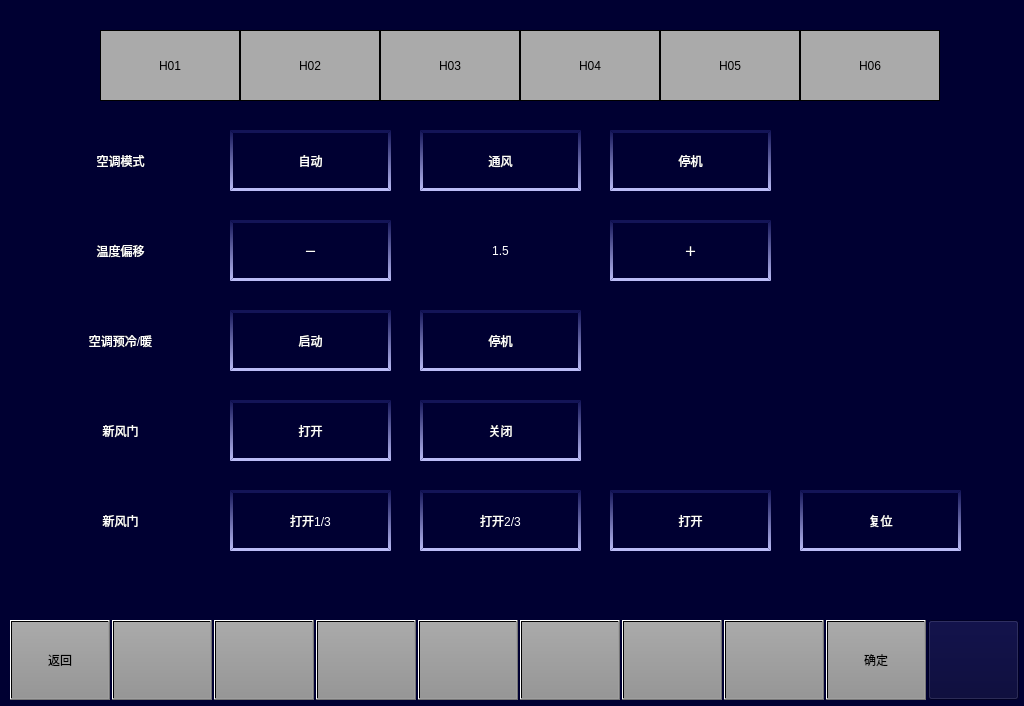
<?xml version="1.0" encoding="UTF-8"?>
<ui version="4.0">
 <class>VehicleSetAirConditionPage</class>
 <widget class="QWidget" name="VehicleSetAirConditionPage">
  <property name="geometry">
   <rect>
    <x>0</x>
    <y>0</y>
    <width>1024</width>
    <height>706</height>
   </rect>
  </property>
  <property name="windowTitle">
   <string>Form</string>
  </property>
  <property name="styleSheet">
   <string notr="true">background-color: rgb(0, 0,50);</string>
  </property>
  <widget class="QPushButton" name="BTN7">
   <property name="geometry">
    <rect>
     <x>622</x>
     <y>620</y>
     <width>100</width>
     <height>80</height>
    </rect>
   </property>
   <property name="focusPolicy">
    <enum>Qt::NoFocus</enum>
   </property>
   <property name="styleSheet">
    <string notr="true">	font: 20px, &quot;微软雅黑&quot;;
    color: black;
	transparent;background:qlineargradient(spread:pad,x1:0,y1:0,x2:0,y2:1,stop:0 rgba(170,170,170,255),stop:1 rgba(150,150,150,255));
</string>
   </property>
   <property name="text">
    <string/>
   </property>
  </widget>
  <widget class="QPushButton" name="BTN5">
   <property name="geometry">
    <rect>
     <x>418</x>
     <y>620</y>
     <width>100</width>
     <height>80</height>
    </rect>
   </property>
   <property name="focusPolicy">
    <enum>Qt::NoFocus</enum>
   </property>
   <property name="styleSheet">
    <string notr="true">	font: 20px, &quot;微软雅黑&quot;;
    color: black;
	transparent;background:qlineargradient(spread:pad,x1:0,y1:0,x2:0,y2:1,stop:0 rgba(170,170,170,255),stop:1 rgba(150,150,150,255));
</string>
   </property>
   <property name="text">
    <string/>
   </property>
  </widget>
  <widget class="QPushButton" name="BTNHome">
   <property name="geometry">
    <rect>
     <x>928</x>
     <y>620</y>
     <width>91</width>
     <height>80</height>
    </rect>
   </property>
   <property name="focusPolicy">
    <enum>Qt::NoFocus</enum>
   </property>
   <property name="styleSheet">
    <string notr="true">border-image: url(:/images/image/Home.png);</string>
   </property>
   <property name="text">
    <string/>
   </property>
  </widget>
  <widget class="QPushButton" name="BTN2">
   <property name="geometry">
    <rect>
     <x>112</x>
     <y>620</y>
     <width>100</width>
     <height>80</height>
    </rect>
   </property>
   <property name="focusPolicy">
    <enum>Qt::NoFocus</enum>
   </property>
   <property name="styleSheet">
    <string notr="true">font: 20px, &quot;微软雅黑&quot;;color: black;transparent;background:qlineargradient(spread:pad,x1:0,y1:0,x2:0,y2:1,stop:0 rgba(170,170,170,255),stop:1 rgba(150,150,150,255));</string>
   </property>
   <property name="text">
    <string/>
   </property>
  </widget>
  <widget class="QPushButton" name="BTN8">
   <property name="geometry">
    <rect>
     <x>724</x>
     <y>620</y>
     <width>100</width>
     <height>80</height>
    </rect>
   </property>
   <property name="focusPolicy">
    <enum>Qt::NoFocus</enum>
   </property>
   <property name="styleSheet">
    <string notr="true">	font: 20px, &quot;微软雅黑&quot;;
    color: black;
	transparent;background:qlineargradient(spread:pad,x1:0,y1:0,x2:0,y2:1,stop:0 rgba(170,170,170,255),stop:1 rgba(150,150,150,255));
</string>
   </property>
   <property name="text">
    <string/>
   </property>
  </widget>
  <widget class="QPushButton" name="BTN9">
   <property name="geometry">
    <rect>
     <x>826</x>
     <y>620</y>
     <width>100</width>
     <height>80</height>
    </rect>
   </property>
   <property name="focusPolicy">
    <enum>Qt::NoFocus</enum>
   </property>
   <property name="styleSheet">
    <string notr="true">	font: 20px, &quot;微软雅黑&quot;;
    color: black;
	transparent;background:qlineargradient(spread:pad,x1:0,y1:0,x2:0,y2:1,stop:0 rgba(170,170,170,255),stop:1 rgba(150,150,150,255));
</string>
   </property>
   <property name="text">
    <string>确定</string>
   </property>
  </widget>
  <widget class="QPushButton" name="BTN6">
   <property name="geometry">
    <rect>
     <x>520</x>
     <y>620</y>
     <width>100</width>
     <height>80</height>
    </rect>
   </property>
   <property name="focusPolicy">
    <enum>Qt::NoFocus</enum>
   </property>
   <property name="styleSheet">
    <string notr="true">	font: 20px, &quot;微软雅黑&quot;;
    color: black;
	transparent;background:qlineargradient(spread:pad,x1:0,y1:0,x2:0,y2:1,stop:0 rgba(170,170,170,255),stop:1 rgba(150,150,150,255));
</string>
   </property>
   <property name="text">
    <string/>
   </property>
  </widget>
  <widget class="QPushButton" name="BTN3">
   <property name="geometry">
    <rect>
     <x>214</x>
     <y>620</y>
     <width>100</width>
     <height>80</height>
    </rect>
   </property>
   <property name="focusPolicy">
    <enum>Qt::NoFocus</enum>
   </property>
   <property name="styleSheet">
    <string notr="true">	font: 20px, &quot;微软雅黑&quot;;
    color: black;
	transparent;background:qlineargradient(spread:pad,x1:0,y1:0,x2:0,y2:1,stop:0 rgba(170,170,170,255),stop:1 rgba(150,150,150,255));
</string>
   </property>
   <property name="text">
    <string/>
   </property>
  </widget>
  <widget class="QPushButton" name="BTN1">
   <property name="geometry">
    <rect>
     <x>10</x>
     <y>620</y>
     <width>100</width>
     <height>80</height>
    </rect>
   </property>
   <property name="focusPolicy">
    <enum>Qt::NoFocus</enum>
   </property>
   <property name="styleSheet">
    <string notr="true">font: 20px, &quot;微软雅黑&quot;;color: black;transparent;background:qlineargradient(spread:pad,x1:0,y1:0,x2:0,y2:1,stop:0 rgba(170,170,170,255),stop:1 rgba(150,150,150,255));</string>
   </property>
   <property name="text">
    <string>返回</string>
   </property>
  </widget>
  <widget class="QPushButton" name="BTN4">
   <property name="geometry">
    <rect>
     <x>316</x>
     <y>620</y>
     <width>100</width>
     <height>80</height>
    </rect>
   </property>
   <property name="focusPolicy">
    <enum>Qt::NoFocus</enum>
   </property>
   <property name="styleSheet">
    <string notr="true">	font: 20px, &quot;微软雅黑&quot;;
    color: black;
	transparent;background:qlineargradient(spread:pad,x1:0,y1:0,x2:0,y2:1,stop:0 rgba(170,170,170,255),stop:1 rgba(150,150,150,255));
</string>
   </property>
   <property name="text">
    <string/>
   </property>
  </widget>
  <widget class="QLabel" name="LBLMP2">
   <property name="geometry">
    <rect>
     <x>660</x>
     <y>30</y>
     <width>140</width>
     <height>71</height>
    </rect>
   </property>
   <property name="styleSheet">
    <string notr="true">background-color:rgb(170,170,170);
border:1px solid black;
font:20px &quot;微软雅黑&quot;;</string>
   </property>
   <property name="text">
    <string>H05</string>
   </property>
   <property name="alignment">
    <set>Qt::AlignCenter</set>
   </property>
  </widget>
  <widget class="QLabel" name="LBLM2">
   <property name="geometry">
    <rect>
     <x>520</x>
     <y>30</y>
     <width>140</width>
     <height>71</height>
    </rect>
   </property>
   <property name="styleSheet">
    <string notr="true">background-color:rgb(170,170,170);
border:1px solid black;
font:20px &quot;微软雅黑&quot;;</string>
   </property>
   <property name="text">
    <string>H04</string>
   </property>
   <property name="alignment">
    <set>Qt::AlignCenter</set>
   </property>
  </widget>
  <widget class="QLabel" name="LBLMP1">
   <property name="geometry">
    <rect>
     <x>240</x>
     <y>30</y>
     <width>140</width>
     <height>71</height>
    </rect>
   </property>
   <property name="styleSheet">
    <string notr="true">background-color:rgb(170,170,170);
border:1px solid black;
font:20px &quot;微软雅黑&quot;;</string>
   </property>
   <property name="text">
    <string>H02</string>
   </property>
   <property name="alignment">
    <set>Qt::AlignCenter</set>
   </property>
  </widget>
  <widget class="QLabel" name="LBLTC2">
   <property name="geometry">
    <rect>
     <x>800</x>
     <y>30</y>
     <width>140</width>
     <height>71</height>
    </rect>
   </property>
   <property name="styleSheet">
    <string notr="true">background-color:rgb(170,170,170);
border:1px solid black;
font:20px &quot;微软雅黑&quot;;</string>
   </property>
   <property name="text">
    <string>H06</string>
   </property>
   <property name="alignment">
    <set>Qt::AlignCenter</set>
   </property>
  </widget>
  <widget class="QLabel" name="LBLM1">
   <property name="geometry">
    <rect>
     <x>380</x>
     <y>30</y>
     <width>140</width>
     <height>71</height>
    </rect>
   </property>
   <property name="styleSheet">
    <string notr="true">background-color:rgb(170,170,170);
border:1px solid black;
font:20px &quot;微软雅黑&quot;;</string>
   </property>
   <property name="text">
    <string>H03</string>
   </property>
   <property name="alignment">
    <set>Qt::AlignCenter</set>
   </property>
  </widget>
  <widget class="QLabel" name="LBLTC1">
   <property name="geometry">
    <rect>
     <x>100</x>
     <y>30</y>
     <width>140</width>
     <height>71</height>
    </rect>
   </property>
   <property name="styleSheet">
    <string notr="true">background-color:rgb(170,170,170);
border:1px solid black;
font:20px &quot;微软雅黑&quot;;</string>
   </property>
   <property name="text">
    <string>H01</string>
   </property>
   <property name="alignment">
    <set>Qt::AlignCenter</set>
   </property>
  </widget>
  <widget class="QLabel" name="lbl_mode">
   <property name="geometry">
    <rect>
     <x>60</x>
     <y>140</y>
     <width>121</width>
     <height>41</height>
    </rect>
   </property>
   <property name="styleSheet">
    <string notr="true">color: rgb(255, 255, 255);
font:24px &quot;微软雅黑&quot;;</string>
   </property>
   <property name="text">
    <string>空调模式</string>
   </property>
   <property name="alignment">
    <set>Qt::AlignCenter</set>
   </property>
  </widget>
  <widget class="QPushButton" name="BTN_mode_auto">
   <property name="geometry">
    <rect>
     <x>230</x>
     <y>130</y>
     <width>161</width>
     <height>61</height>
    </rect>
   </property>
   <property name="styleSheet">
    <string notr="true">border-top:3px solid rgb(19,20,87);
color: rgb(255, 255, 255);
border-bottom:3px solid rgb(187,188,247);
border-left:3px solid qlineargradient(x1:0, y1:0, x2:0, y2:1,stop:0 rgb(19,20,87), stop:1 rgb(187,188,247));
border-right:3px solid qlineargradient(x1:0, y1:0, x2:0, y2:1,stop:0 rgb(19,20,87), stop:1 rgb(187,188,247));
font:22px &quot;微软雅黑&quot;;</string>
   </property>
   <property name="text">
    <string>自动</string>
   </property>
  </widget>
  <widget class="QPushButton" name="BTN_mode_Ventilate">
   <property name="geometry">
    <rect>
     <x>420</x>
     <y>130</y>
     <width>161</width>
     <height>61</height>
    </rect>
   </property>
   <property name="styleSheet">
    <string notr="true">border-top:3px solid rgb(19,20,87);
color: rgb(255, 255, 255);
border-bottom:3px solid rgb(187,188,247);
border-left:3px solid qlineargradient(x1:0, y1:0, x2:0, y2:1,stop:0 rgb(19,20,87), stop:1 rgb(187,188,247));
border-right:3px solid qlineargradient(x1:0, y1:0, x2:0, y2:1,stop:0 rgb(19,20,87), stop:1 rgb(187,188,247));
font:22px &quot;微软雅黑&quot;;</string>
   </property>
   <property name="text">
    <string>通风</string>
   </property>
  </widget>
  <widget class="QPushButton" name="BTN_mode_stop">
   <property name="geometry">
    <rect>
     <x>610</x>
     <y>130</y>
     <width>161</width>
     <height>61</height>
    </rect>
   </property>
   <property name="styleSheet">
    <string notr="true">border-top:3px solid rgb(19,20,87);
color: rgb(255, 255, 255);
border-bottom:3px solid rgb(187,188,247);
border-left:3px solid qlineargradient(x1:0, y1:0, x2:0, y2:1,stop:0 rgb(19,20,87), stop:1 rgb(187,188,247));
border-right:3px solid qlineargradient(x1:0, y1:0, x2:0, y2:1,stop:0 rgb(19,20,87), stop:1 rgb(187,188,247));
font:22px &quot;微软雅黑&quot;;</string>
   </property>
   <property name="text">
    <string>停机</string>
   </property>
  </widget>
  <widget class="QLabel" name="lbl_temperature">
   <property name="geometry">
    <rect>
     <x>60</x>
     <y>230</y>
     <width>121</width>
     <height>41</height>
    </rect>
   </property>
   <property name="styleSheet">
    <string notr="true">color: rgb(255, 255, 255);
font:24px &quot;微软雅黑&quot;;</string>
   </property>
   <property name="text">
    <string>温度偏移</string>
   </property>
   <property name="alignment">
    <set>Qt::AlignCenter</set>
   </property>
  </widget>
  <widget class="QPushButton" name="BTN_tem_sub">
   <property name="geometry">
    <rect>
     <x>230</x>
     <y>220</y>
     <width>161</width>
     <height>61</height>
    </rect>
   </property>
   <property name="styleSheet">
    <string notr="true">border-top:3px solid rgb(19,20,87);
color: rgb(255, 255, 255);
border-bottom:3px solid rgb(187,188,247);
border-left:3px solid qlineargradient(x1:0, y1:0, x2:0, y2:1,stop:0 rgb(19,20,87), stop:1 rgb(187,188,247));
border-right:3px solid qlineargradient(x1:0, y1:0, x2:0, y2:1,stop:0 rgb(19,20,87), stop:1 rgb(187,188,247));
font:22px &quot;微软雅黑&quot;;</string>
   </property>
   <property name="text">
    <string>－</string>
   </property>
  </widget>
  <widget class="QPushButton" name="BTN_tem_add">
   <property name="geometry">
    <rect>
     <x>610</x>
     <y>220</y>
     <width>161</width>
     <height>61</height>
    </rect>
   </property>
   <property name="styleSheet">
    <string notr="true">border-top:3px solid rgb(19,20,87);
color: rgb(255, 255, 255);
border-bottom:3px solid rgb(187,188,247);
border-left:3px solid qlineargradient(x1:0, y1:0, x2:0, y2:1,stop:0 rgb(19,20,87), stop:1 rgb(187,188,247));
border-right:3px solid qlineargradient(x1:0, y1:0, x2:0, y2:1,stop:0 rgb(19,20,87), stop:1 rgb(187,188,247));
font:22px &quot;微软雅黑&quot;;</string>
   </property>
   <property name="text">
    <string>＋</string>
   </property>
  </widget>
  <widget class="QLabel" name="lbl_tem_value">
   <property name="geometry">
    <rect>
     <x>420</x>
     <y>220</y>
     <width>161</width>
     <height>61</height>
    </rect>
   </property>
   <property name="styleSheet">
    <string notr="true">font:22px &quot;微软雅黑&quot;;
color: rgb(255, 255, 255);</string>
   </property>
   <property name="text">
    <string>1.5</string>
   </property>
   <property name="alignment">
    <set>Qt::AlignCenter</set>
   </property>
  </widget>
  <widget class="QLabel" name="lbl_preinstall">
   <property name="geometry">
    <rect>
     <x>50</x>
     <y>320</y>
     <width>141</width>
     <height>41</height>
    </rect>
   </property>
   <property name="styleSheet">
    <string notr="true">color: rgb(255, 255, 255);
font:24px &quot;微软雅黑&quot;;</string>
   </property>
   <property name="text">
    <string>空调预冷/暖</string>
   </property>
   <property name="alignment">
    <set>Qt::AlignCenter</set>
   </property>
  </widget>
  <widget class="QPushButton" name="BTN_preinstall_begin">
   <property name="geometry">
    <rect>
     <x>230</x>
     <y>310</y>
     <width>161</width>
     <height>61</height>
    </rect>
   </property>
   <property name="styleSheet">
    <string notr="true">border-top:3px solid rgb(19,20,87);
color: rgb(255, 255, 255);
border-bottom:3px solid rgb(187,188,247);
border-left:3px solid qlineargradient(x1:0, y1:0, x2:0, y2:1,stop:0 rgb(19,20,87), stop:1 rgb(187,188,247));
border-right:3px solid qlineargradient(x1:0, y1:0, x2:0, y2:1,stop:0 rgb(19,20,87), stop:1 rgb(187,188,247));
font:22px &quot;微软雅黑&quot;;</string>
   </property>
   <property name="text">
    <string>启动</string>
   </property>
  </widget>
  <widget class="QPushButton" name="BTN_preinstall_stop">
   <property name="geometry">
    <rect>
     <x>420</x>
     <y>310</y>
     <width>161</width>
     <height>61</height>
    </rect>
   </property>
   <property name="styleSheet">
    <string notr="true">border-top:3px solid rgb(19,20,87);
color: rgb(255, 255, 255);
border-bottom:3px solid rgb(187,188,247);
border-left:3px solid qlineargradient(x1:0, y1:0, x2:0, y2:1,stop:0 rgb(19,20,87), stop:1 rgb(187,188,247));
border-right:3px solid qlineargradient(x1:0, y1:0, x2:0, y2:1,stop:0 rgb(19,20,87), stop:1 rgb(187,188,247));
font:22px &quot;微软雅黑&quot;;</string>
   </property>
   <property name="text">
    <string>停机</string>
   </property>
  </widget>
  <widget class="QLabel" name="lbl_newwind1">
   <property name="geometry">
    <rect>
     <x>60</x>
     <y>410</y>
     <width>121</width>
     <height>41</height>
    </rect>
   </property>
   <property name="styleSheet">
    <string notr="true">color: rgb(255, 255, 255);
font:24px &quot;微软雅黑&quot;;</string>
   </property>
   <property name="text">
    <string>新风门</string>
   </property>
   <property name="alignment">
    <set>Qt::AlignCenter</set>
   </property>
  </widget>
  <widget class="QPushButton" name="BTN_newwind1_begin">
   <property name="geometry">
    <rect>
     <x>230</x>
     <y>400</y>
     <width>161</width>
     <height>61</height>
    </rect>
   </property>
   <property name="styleSheet">
    <string notr="true">border-top:3px solid rgb(19,20,87);
color: rgb(255, 255, 255);
border-bottom:3px solid rgb(187,188,247);
border-left:3px solid qlineargradient(x1:0, y1:0, x2:0, y2:1,stop:0 rgb(19,20,87), stop:1 rgb(187,188,247));
border-right:3px solid qlineargradient(x1:0, y1:0, x2:0, y2:1,stop:0 rgb(19,20,87), stop:1 rgb(187,188,247));
font:22px &quot;微软雅黑&quot;;</string>
   </property>
   <property name="text">
    <string>打开</string>
   </property>
  </widget>
  <widget class="QPushButton" name="BTN_newwind1_stop">
   <property name="geometry">
    <rect>
     <x>420</x>
     <y>400</y>
     <width>161</width>
     <height>61</height>
    </rect>
   </property>
   <property name="styleSheet">
    <string notr="true">border-top:3px solid rgb(19,20,87);
color: rgb(255, 255, 255);
border-bottom:3px solid rgb(187,188,247);
border-left:3px solid qlineargradient(x1:0, y1:0, x2:0, y2:1,stop:0 rgb(19,20,87), stop:1 rgb(187,188,247));
border-right:3px solid qlineargradient(x1:0, y1:0, x2:0, y2:1,stop:0 rgb(19,20,87), stop:1 rgb(187,188,247));
font:22px &quot;微软雅黑&quot;;</string>
   </property>
   <property name="text">
    <string>关闭</string>
   </property>
  </widget>
  <widget class="QLabel" name="lbl_newwind2">
   <property name="geometry">
    <rect>
     <x>60</x>
     <y>500</y>
     <width>121</width>
     <height>41</height>
    </rect>
   </property>
   <property name="styleSheet">
    <string notr="true">color: rgb(255, 255, 255);
font:24px &quot;微软雅黑&quot;;</string>
   </property>
   <property name="text">
    <string>新风门</string>
   </property>
   <property name="alignment">
    <set>Qt::AlignCenter</set>
   </property>
  </widget>
  <widget class="QPushButton" name="BTN_newwind2_begin1_3">
   <property name="geometry">
    <rect>
     <x>230</x>
     <y>490</y>
     <width>161</width>
     <height>61</height>
    </rect>
   </property>
   <property name="styleSheet">
    <string notr="true">border-top:3px solid rgb(19,20,87);
color: rgb(255, 255, 255);
border-bottom:3px solid rgb(187,188,247);
border-left:3px solid qlineargradient(x1:0, y1:0, x2:0, y2:1,stop:0 rgb(19,20,87), stop:1 rgb(187,188,247));
border-right:3px solid qlineargradient(x1:0, y1:0, x2:0, y2:1,stop:0 rgb(19,20,87), stop:1 rgb(187,188,247));
font:22px &quot;微软雅黑&quot;;</string>
   </property>
   <property name="text">
    <string>打开1/3</string>
   </property>
  </widget>
  <widget class="QPushButton" name="BTN_newwind2_begin2_3">
   <property name="geometry">
    <rect>
     <x>420</x>
     <y>490</y>
     <width>161</width>
     <height>61</height>
    </rect>
   </property>
   <property name="styleSheet">
    <string notr="true">border-top:3px solid rgb(19,20,87);
color: rgb(255, 255, 255);
border-bottom:3px solid rgb(187,188,247);
border-left:3px solid qlineargradient(x1:0, y1:0, x2:0, y2:1,stop:0 rgb(19,20,87), stop:1 rgb(187,188,247));
border-right:3px solid qlineargradient(x1:0, y1:0, x2:0, y2:1,stop:0 rgb(19,20,87), stop:1 rgb(187,188,247));
font:22px &quot;微软雅黑&quot;;</string>
   </property>
   <property name="text">
    <string>打开2/3</string>
   </property>
  </widget>
  <widget class="QPushButton" name="BTN_newwind2_begin">
   <property name="geometry">
    <rect>
     <x>610</x>
     <y>490</y>
     <width>161</width>
     <height>61</height>
    </rect>
   </property>
   <property name="styleSheet">
    <string notr="true">border-top:3px solid rgb(19,20,87);
color: rgb(255, 255, 255);
border-bottom:3px solid rgb(187,188,247);
border-left:3px solid qlineargradient(x1:0, y1:0, x2:0, y2:1,stop:0 rgb(19,20,87), stop:1 rgb(187,188,247));
border-right:3px solid qlineargradient(x1:0, y1:0, x2:0, y2:1,stop:0 rgb(19,20,87), stop:1 rgb(187,188,247));
font:22px &quot;微软雅黑&quot;;</string>
   </property>
   <property name="text">
    <string>打开</string>
   </property>
  </widget>
  <widget class="QPushButton" name="BTN_newwind2_reset">
   <property name="geometry">
    <rect>
     <x>800</x>
     <y>490</y>
     <width>161</width>
     <height>61</height>
    </rect>
   </property>
   <property name="styleSheet">
    <string notr="true">border-top:3px solid rgb(19,20,87);
color: rgb(255, 255, 255);
border-bottom:3px solid rgb(187,188,247);
border-left:3px solid qlineargradient(x1:0, y1:0, x2:0, y2:1,stop:0 rgb(19,20,87), stop:1 rgb(187,188,247));
border-right:3px solid qlineargradient(x1:0, y1:0, x2:0, y2:1,stop:0 rgb(19,20,87), stop:1 rgb(187,188,247));
font:22px &quot;微软雅黑&quot;;</string>
   </property>
   <property name="text">
    <string>复位</string>
   </property>
  </widget>
 </widget>
 <resources/>
 <connections/>
</ui>
